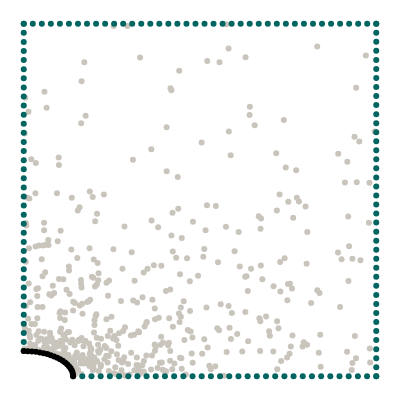

The notebook cell this image was saved under:
### Markdown cell above
## Geometry

We want to model a quarter of a plate with an elliptical hole. The domain itself is represented by collocation points, the boundaries are represented by uniformly sampled points along the perimeter.

### Code cell
import torch
from torch.optim.lr_scheduler import StepLR, ExponentialLR
import numpy as np
from scipy.stats import qmc
from plotly.express.colors import sequential
import plotly.graph_objects as go
import plotly.figure_factory as ff
from tqdm import tqdm
import matplotlib.pyplot as plt
from scipy.interpolate import interp1d


torch.set_default_dtype(torch.float64)
from global_constants import L, R, MU, LBD, N1, N2

from new_plate_elliptic_hole import Plate 

# Elliptical axis in x direction
Rx = 0.14
Ry = R**2 / Rx
# Edge samples
N = 40
# Number of collocation points
M = 500

# Epochs
epochs = 4000
# second epochs for second optimizer
epochs2 = 50
# Batch size
batch_size = 64
# Learning rate
lr = lr = 0.005
# Scheduler step width
scheduler_step = 500
# Gamma factor of scheduler
scheduler_gamma = 0.6
# Number of hidden neurons
hn = 20
# Weight of PDE lossWeight_NEU: 1.8841683879627231e-06, Weight_PDE: 3.1355081392423563e-06
W_PDE = 6.45e-06 #previous value -> 3.14e-06
# Weight of Neumann loss
W_NEU = 8.37e-06 #previous value -> 1.88e-06
# Weight of data losses
W_STRESS = 1.5e-05
W_DISP = 0.0


def generate_radii_list(min_Ra_x, max_Ra_x, step):
    num_steps = int((max_Ra_x - min_Ra_x) / step) + 1
    rad_x_list = np.linspace(min_Ra_x, max_Ra_x, num_steps)
    rad_x_list = [round(rad_x, 2) for rad_x in rad_x_list]
    rad_y_list = []
    for rad_x in rad_x_list:
        rad_y_list.append(R**2 / rad_x)
    return rad_x_list, rad_y_list

def generate_multiple_plates_dict(min_Ra_x, max_Ra_x, iteration):
    dict_plate_points = dict()
    tuples = [
            ("x_collo", 0, 0),
            ("y_collo", 0, 1),
            ("x_top", 1, 0),
            ("y_top", 1, 1),
            ("x_right", 2, 0),
            ("y_right", 2, 1),
            ("x_left", 3, 0),
            ("y_left", 3, 1),
            ("x_bottom", 4, 0),
            ("y_bottom", 4, 1),
            ("x_hole", 5, 0),
            ("y_hole", 5, 1),   
        ] 
    
    rad_x_list, rad_y_list = generate_radii_list(min_Ra_x, max_Ra_x, 0.01)
    for rad_x in rad_x_list:
        p1 = Plate(rad_x, N, M)
        #data_one_plate -> [collocation, top, right, left, bottom, hole, n_hole]
        data_one_plate = p1.generate_dataset()
        for tuple in tuples:
            key = tuple[0]
            dict_plate_points.setdefault(key, []).append(data_one_plate[tuple[1]][:,tuple[2]])
        #plotting one plate
        #p1.plot_plate_with_hole(*data_one_plate)
    for key in dict_plate_points: 
        #appending list of tensors to one tensor
        dict_plate_points[key] = torch.cat(dict_plate_points[key])
        print(key, "besteht aus",dict_plate_points[key].size(), "Datenpunkten")

    collo_points = torch.column_stack([dict_plate_points["x_collo"], dict_plate_points["y_collo"]])
    top_points = torch.column_stack([dict_plate_points["x_top"], dict_plate_points["y_top"]])
    right_points = torch.column_stack([dict_plate_points["x_right"], dict_plate_points["y_right"]])
    left_points = torch.column_stack([dict_plate_points["x_left"], dict_plate_points["y_left"]])
    bottom_points = torch.column_stack([dict_plate_points["x_bottom"], dict_plate_points["y_bottom"]])
    hole_points = torch.column_stack([dict_plate_points["x_hole"], dict_plate_points["y_hole"]])

    return collo_points, top_points, right_points, left_points, bottom_points, hole_points

#train_plates_data = generate_multiple_plates_dict(0.04, 0.18, 14)

p99 = Plate(0.14, N, M)
collocation, top, right, left, bottom, hole, n_hole = p99.generate_dataset()
p99.plot_plate_with_hole(collocation, top, right, left, bottom, hole, n_hole)

### Figure 1 — Plotly figure (JSON) as saved in the notebook; plotly's stock layout.template omitted (floating-point values rounded to 4 significant figures; data arrays with more than 128 entries replaced by an {"elided": "..."} marker saying what was removed)
{"data": [{"marker": {"color": "#C9C5BC"}, "mode": "markers", "type": "scatter", "x": {"elided": "500 float values"}, "y": {"elided": "500 float values"}}, {"marker": {"color": "#006561"}, "mode": "markers", "type": "scatter", "x": [0, 0.02564, 0.05128, 0.07692, 0.1026, 0.1282, 0.1538, 0.1795, 0.2051, 0.2308, 0.2564, 0.2821, 0.3077, 0.3333, 0.359, 0.3846, 0.4103, 0.4359, 0.4615, 0.4872, 0.5128, 0.5385, 0.5641, 0.5897, 0.6154, 0.641, 0.6667, 0.6923, 0.7179, 0.7436, 0.7692, 0.7949, 0.8205, 0.8462, 0.8718, 0.8974, 0.9231, 0.9487, 0.9744, 1], "y": [1, 1, 1, 1, 1, 1, 1, 1, 1, 1, 1, 1, 1, 1, 1, 1, 1, 1, 1, 1, 1, 1, 1, 1, 1, 1, 1, 1, 1, 1, 1, 1, 1, 1, 1, 1, 1, 1, 1, 1]}, {"marker": {"color": "#006561"}, "mode": "markers", "type": "scatter", "x": [0.14, 0.1661, 0.1921, 0.2182, 0.2442, 0.2703, 0.2964, 0.3224, 0.3485, 0.3745, 0.4006, 0.4267, 0.4527, 0.4788, 0.5048, 0.5309, 0.557, 0.583, 0.6091, 0.6352, 0.6612, 0.6873, 0.7133, 0.7394, 0.7655, 0.7915, 0.8176, 0.8436, 0.8697, 0.8958, 0.9218, 0.9479, 0.9739, 1], "y": [0, 0, 0, 0, 0, 0, 0, 0, 0, 0, 0, 0, 0, 0, 0, 0, 0, 0, 0, 0, 0, 0, 0, 0, 0, 0, 0, 0, 0, 0, 0, 0, 0, 0]}, {"marker": {"color": "#006561"}, "mode": "markers", "type": "scatter", "x": [0, 0, 0, 0, 0, 0, 0, 0, 0, 0, 0, 0, 0, 0, 0, 0, 0, 0, 0, 0, 0, 0, 0, 0, 0, 0, 0, 0, 0, 0, 0, 0, 0, 0, 0, 0, 0], "y": [0.07143, 0.09722, 0.123, 0.1488, 0.1746, 0.2004, 0.2262, 0.252, 0.2778, 0.3036, 0.3294, 0.3552, 0.381, 0.4067, 0.4325, 0.4583, 0.4841, 0.5099, 0.5357, 0.5615, 0.5873, 0.6131, 0.6389, 0.6647, 0.6905, 0.7163, 0.7421, 0.7679, 0.7937, 0.8194, 0.8452, 0.871, 0.8968, 0.9226, 0.9484, 0.9742, 1]}, {"marker": {"color": "#006561"}, "mode": "markers", "type": "scatter", "x": [1, 1, 1, 1, 1, 1, 1, 1, 1, 1, 1, 1, 1, 1, 1, 1, 1, 1, 1, 1, 1, 1, 1, 1, 1, 1, 1, 1, 1, 1, 1, 1, 1, 1, 1, 1, 1, 1, 1, 1], "y": [0, 0.02564, 0.05128, 0.07692, 0.1026, 0.1282, 0.1538, 0.1795, 0.2051, 0.2308, 0.2564, 0.2821, 0.3077, 0.3333, 0.359, 0.3846, 0.4103, 0.4359, 0.4615, 0.4872, 0.5128, 0.5385, 0.5641, 0.5897, 0.6154, 0.641, 0.6667, 0.6923, 0.7179, 0.7436, 0.7692, 0.7949, 0.8205, 0.8462, 0.8718, 0.8974, 0.9231, 0.9487, 0.9744, 1]}, {"marker": {"color": "black"}, "mode": "markers", "type": "scatter", "x": [0.14, 0.1395, 0.1381, 0.1357, 0.1324, 0.1282, 0.1231, 0.1172, 0.1105, 0.103, 0.09482, 0.08599, 0.07657, 0.06663, 0.05624, 0.04546, 0.03437, 0.02304, 0.01156, 8.573e-18], "y": [0, 0.005899, 0.01176, 0.01753, 0.02319, 0.02869, 0.034, 0.03907, 0.04387, 0.04838, 0.05255, 0.05637, 0.0598, 0.06282, 0.06541, 0.06756, 0.06924, 0.07045, 0.07118, 0.07143]}], "layout": {"height": 400, "margin": {"b": 0, "l": 0, "r": 0, "t": 0}, "showlegend": false, "width": 400, "xaxis": {"visible": false}, "yaxis": {"scaleanchor": "x", "visible": false}}}
